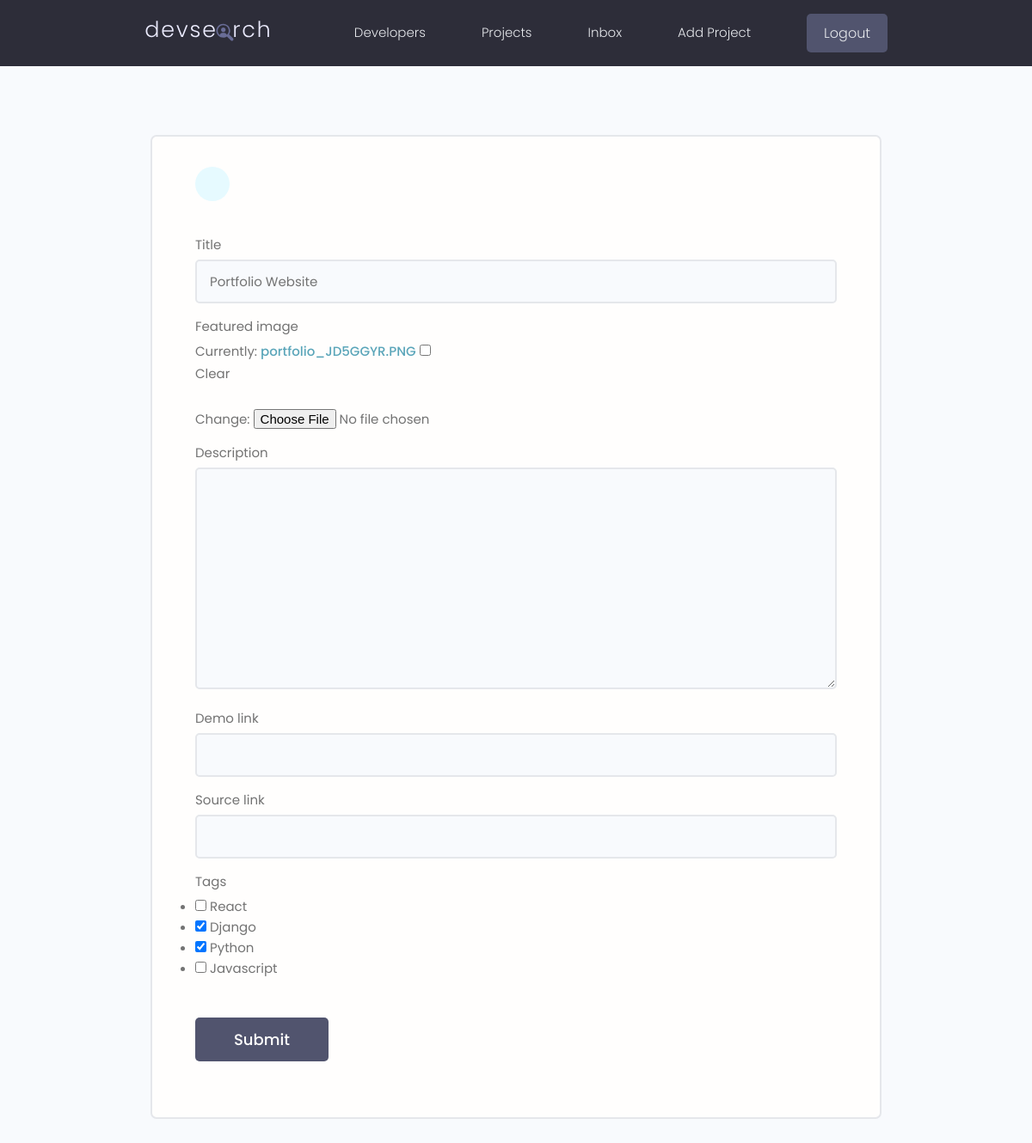
The page /projects/update-project/7691c254b3254d4e94679b658f0c0426/ (signed in) on the database as committed earlier.
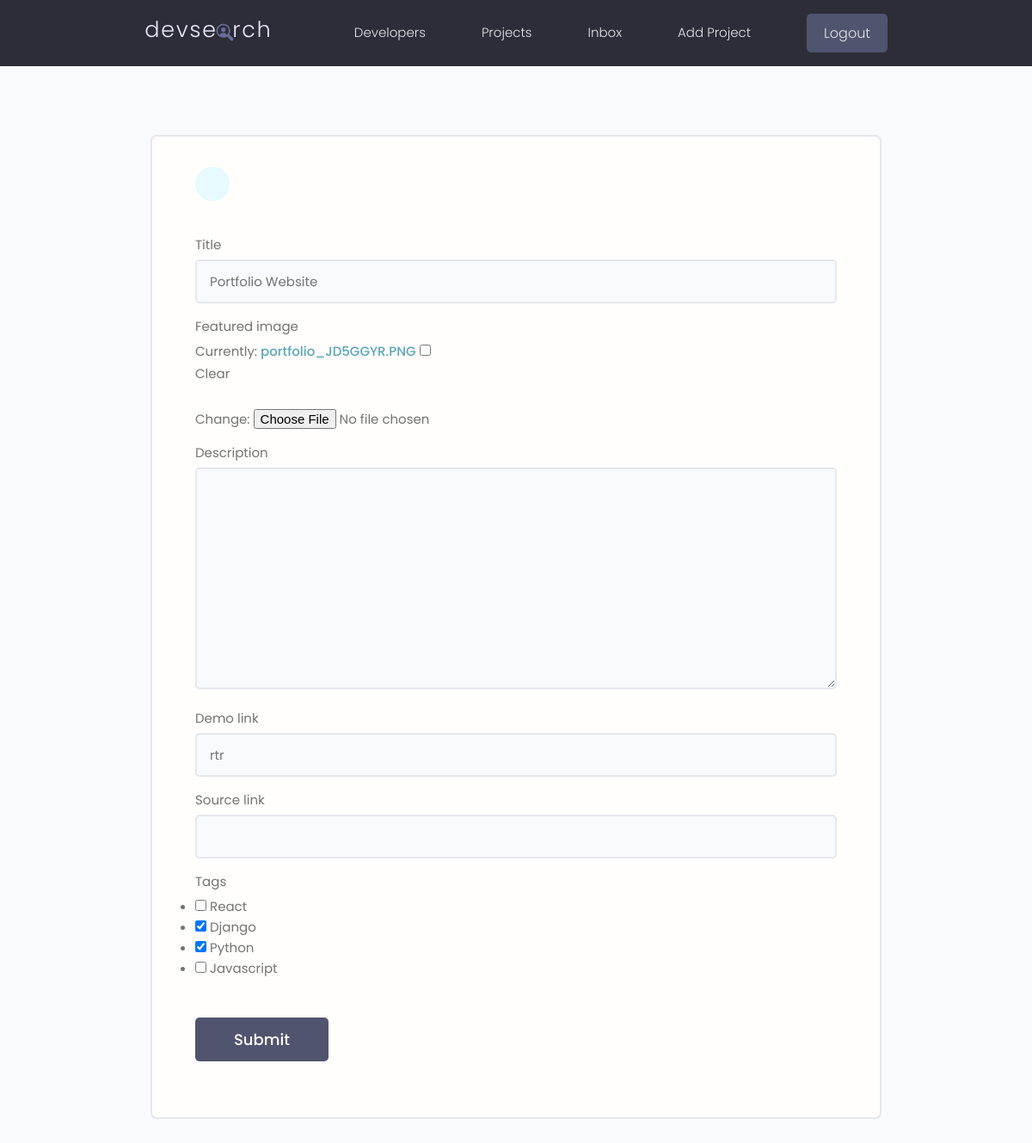
The same page on the database as committed later.
### projects/models.py (models this page shows, shortened)
class Project(models.Model):
    owner = models.ForeignKey(
        Profile, null=True, blank=True, on_delete=models.SET_NULL)
    title = models.CharField(max_length=200)
    description = models.TextField(null=True, blank=True)
    featured_image = models.ImageField(
        null=True, blank=True, default="default.jpg")
    demo_link = models.CharField(max_length=2000, null=True, blank=True)
    source_link = models.CharField(max_length=2000, null=True, blank=True)
    tags = models.ManyToManyField('Tag', blank=True)
    vote_total = models.IntegerField(default=0, null=True, blank=True)
    vote_ratio = models.IntegerField(default=0, null=True, blank=True)
    created = models.DateTimeField(auto_now_add=True)
    id = models.UUIDField(default=uuid.uuid4, unique=True, primary_key=True, editable=False)

### projects/views.py (the view)
# urls.py: path('update-project/<str:pk>/', views.updateProject, name="update-project"),
@login_required(login_url="login")
def updateProject(request, pk):
    project = Project.objects.get(id=pk)
    form = ProjectForm(instance=project)
    if request.method == 'POST':
         form = ProjectForm(request.POST, request.FILES, instance=project)
         if form.is_valid():
            form.save()
            return redirect('projects')
    context = {'form': form}
    return render(request, "projects/project_form.html", context)

### projects/forms.py
class ProjectForm(ModelForm):
    class Meta:
        model = Project
        fields = ['title', 'featured_image', 'description',
        'demo_link', 'source_link', 'tags']
        widgets = {
            'tags': forms.CheckboxSelectMultiple(),
        }
    def __init__(self, *args, **kwargs):
        super(ProjectForm, self).__init__(*args, **kwargs)
        for name, field in self.fields.items():
            field.widget.attrs.update({'class':'input'})

### projects/models.py (called while the page is built)
    def __str__(self):
        return self.name

### projects/templates/projects/project_form.html (shortened to what this page needs)
{% extends 'main.html' %}
{% block content %}
  <main class="formPage my-xl">
    <div class="content-box">
        <div class="formWrapper">
            <a class="backButton" href="#"></a>
            <br>
            <form class="form" method="POST" enctype="multipart/form-data">
                {% for field in form %}
                <div class="form__field">
                    <label for="formInput#text">{{ field.label }} </label>
                    {{ field }}
                </div>
                {% endfor %}
                <input class="btn btn--sub btn--lg  my-md" type="submit" value="Submit" />
            </form>
        </div>
    </div>
</main>
{% endblock %}

Rows that differ between the two databases and show on the page:
changed Project "Portfolio Website": demo_link (not shown) → "rtr"
